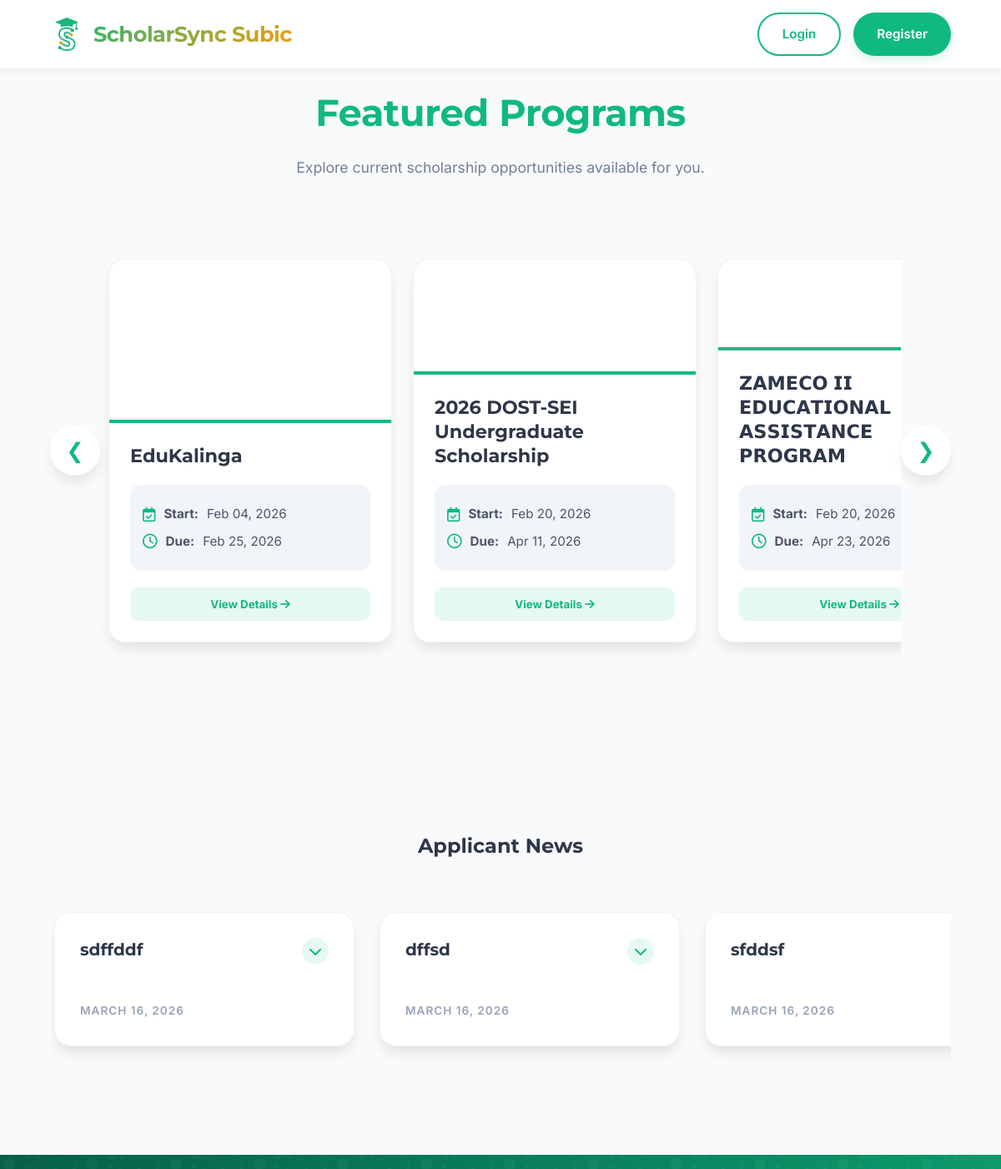
The app's page / (upper part), older data.
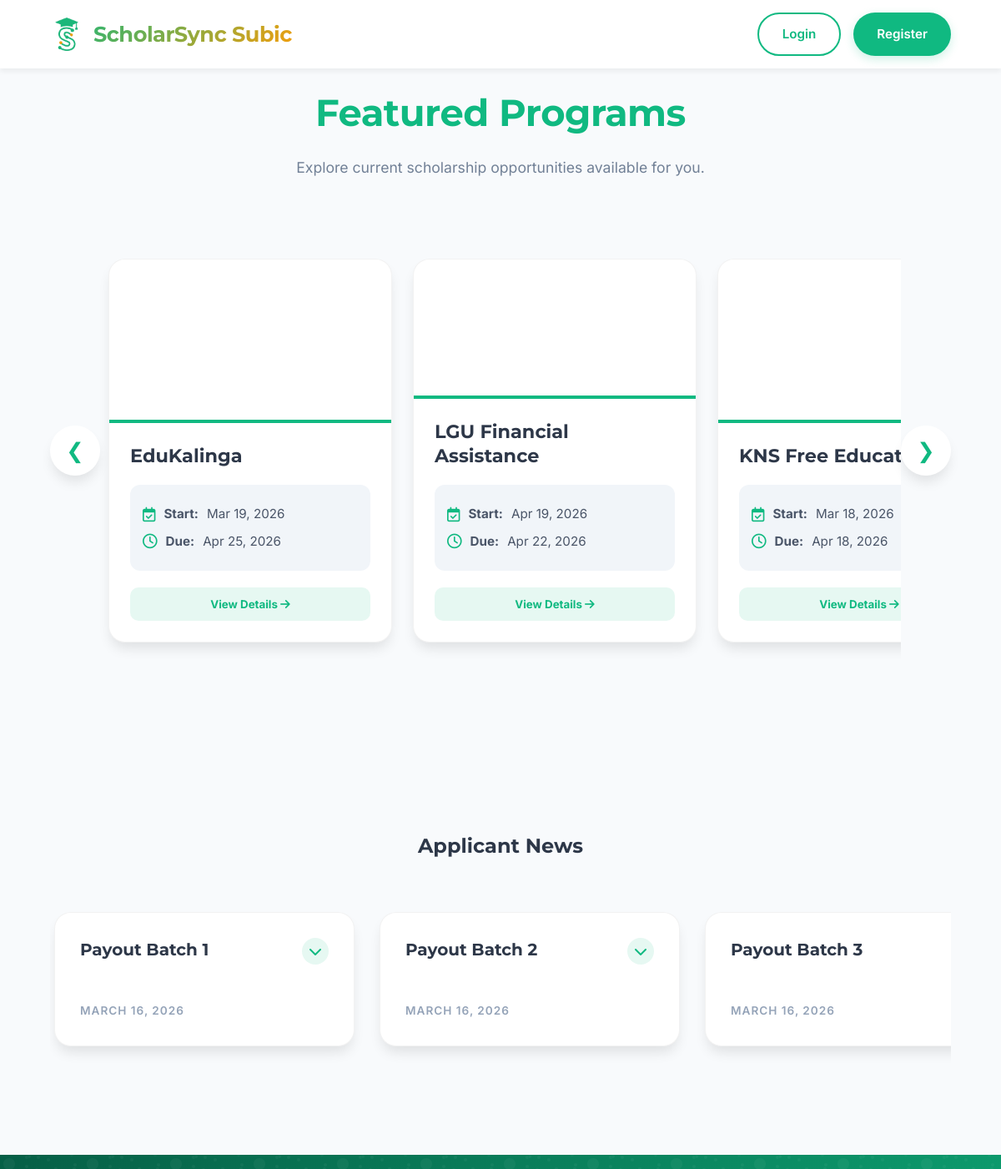
The same page, newer data.
### home/models.py (models this page shows, shortened)
class Program(models.Model):
    program_id = models.AutoField(primary_key=True)
    program_name = models.CharField(max_length=100)
    requirements = models.TextField(blank=True, null=True)
    document_requirements = models.JSONField(default=list, blank=True)
    application_start_date = models.DateField(null=True, blank=True)
    application_end_date = models.DateField(null=True, blank=True)
    program_image = models.ImageField(upload_to='program_images/', blank=True, null=True)
    PROGRAM_TYPES = [
        ('Financial Assistance', 'Financial Assistance'),
        ('Scholarship', 'Scholarship'),
        ('Other', 'Other'),
    ]
    program_type = models.CharField(max_length=50, choices=PROGRAM_TYPES, default='Other')
    target_student_types = models.JSONField(default=list, blank=True)
    max_slots = models.IntegerField(default=0, help_text="Maximum number of applications allowed. 0 for unlimited.")
    is_active = models.BooleanField(default=True)

class Announcement(models.Model):
    announcement_id = models.AutoField(primary_key=True)
    title = models.CharField(max_length=200)
    content = models.TextField()
    image = models.ImageField(upload_to='announcements/', blank=True, null=True)
    is_active = models.BooleanField(default=True)
    created_at = models.DateTimeField(auto_now_add=True)
    updated_at = models.DateTimeField(auto_now=True)
    class Meta:
        ordering = ['-created_at']

### accounts/views.py (the view)
# urls.py: path('', views.landing_page_view, name='landing'),
def landing_page_view(request):
    try:
        active_programs = Program.objects.filter(is_active=True)
        from home.models import Announcement
        announcements = Announcement.objects.filter(is_active=True).order_by('-created_at')[:5]
    except Exception:
        active_programs = []
        announcements = []
    return render(request, 'accounts/landing_page.html', {
        'active_programs': active_programs,
        'announcements': announcements
    })

### accounts/templates/accounts/landing_page.html (shortened to what this page needs)
{% load static %}
<!DOCTYPE html>
<html>
<head>
    <link rel="stylesheet" href="https://cdnjs.cloudflare.com/ajax/libs/font-awesome/6.0.0/css/all.min.css">
    <link rel="stylesheet" href="{% static 'accounts/landing_page.css' %}">
</head>
<body>
    <header class="landing-header">
        <div class="landing-logo">
            <img src="{% static 'accounts/favicon.png' %}" alt="ScholarSync Logo">
            ScholarSync Subic
        </div>
        <div class="landing-nav">
            <a href="{% url 'accounts:login' %}" class="btn-landing btn-outline-landing">Login</a>
            <a href="{% url 'accounts:register' %}" class="btn-landing btn-primary-landing">Register</a>
        </div>
    </header>
    <div class="landing-container">
        <section id="featured-programs" class="featured-programs-section">
            <div class="section-title">
                <h2>Featured Programs</h2>
                <p>Explore current scholarship opportunities available for you.</p>
            </div>
            {% if active_programs %}
            <div class="fp-carousel-wrapper">
                <button class="fp-carousel-btn fp-prev-btn" id="fp-prev">&#10094;</button>
                <div class="fp-carousel-container" id="fp-track">
                    {% for program in active_programs %}
                    <div class="fp-card">
                        <div class="fp-card-inner">
                            <div class="fp-card-front">
                                {% if program.program_image %}
                                <div class="fp-card-img"
                                    style="background-image: url('{{ program.program_image.url }}');"></div>
                                {% else %}
                                <div class="fp-card-img" style="background: linear-gradient(135deg, #10B981, #059669);">
                                </div>
                                {% endif %}
                                <div class="fp-card-content">
                                    <h3>{{ program.program_name }}</h3>
                                    <div class="fp-dates">
                                        <p><i class="fa-regular fa-calendar-check"></i> <strong>Start:</strong> {{ program.application_start_date|date:"M d, Y" }}</p>
                                        <p><i class="fa-regular fa-clock"></i> <strong>Due:</strong> {{ program.application_end_date|date:"M d, Y" }}</p>
                                    </div>
                                    <button class="fp-flip-btn">View Details <i
                                            class="fa-solid fa-arrow-right"></i></button>
                                </div>
                            </div>
                            <div class="fp-card-back">
                                <h3>{{ program.program_name }}</h3>
                                <div class="fp-back-content">
                                    <h4>Requirements & Description:</h4>
                                    <p>{{ program.requirements|linebreaksbr }}</p>
                                </div>
                                <div class="fp-back-actions">
                                    <button class="fp-flip-back-btn">
                                        Back</button>
                                    <a href="{% url 'accounts:register' %}"
                                        class="btn-landing btn-primary-landing">Apply Now</a>
                                </div>
                            </div>
                        </div>
                    </div>
                    {% endfor %}
                </div>
                <button class="fp-carousel-btn fp-next-btn" id="fp-next">&#10095;</button>
            </div>
            {% endif %}
        </section>
        <section class="student-news-section">
            <h2 class="section-heading" style="text-align: center; margin-bottom: 50px;">Applicant News</h2>
            {% if announcements %}
            <div class="news-grid">
                {% for item in announcements %}
                <div class="news-side">
                    <div class="news-card" onclick="toggleNews(this)">
                        <div class="news-card-body">
                            <div class="news-header">
                                <h3>{{ item.title }}</h3>
                                <div class="expand-icon">
                                    <i class="fas fa-chevron-down"></i>
                                </div>
                            </div>
                            <div class="news-meta">
                                {{ item.created_at|date:"F d, Y" }}
                            </div>
                        </div>
                    </div>
                </div>
                {% endfor %}
            </div>
            {% endif %}
        </section>
        <section class="landing-hero">
        </section>
    </div>
</body>
</html>

Row changes from the older to the newer data that the page shows:
removed Program: program_name "2026 DOST-SEI Undergraduate Scholarship", application_start_date "Feb 20, 2026", application_end_date "Apr 11, 2026"
removed Program: program_name "𝗭𝗔𝗠𝗘𝗖𝗢 𝗜𝗜 𝗘𝗗𝗨𝗖𝗔𝗧𝗜𝗢𝗡𝗔𝗟 𝗔𝗦𝗦𝗜𝗦𝗧𝗔𝗡𝗖𝗘 𝗣𝗥𝗢𝗚𝗥𝗔𝗠", application_start_date "Feb 20, 2026", application_end_date "Apr 23, 2026"
changed Program "EduKalinga": application_start_date "Feb 04, 2026" → "Mar 19, 2026"; application_end_date "Feb 25, 2026" → "Apr 25, 2026"
now on this page (row edited): Program: program_name "LGU Financial Assistance", application_start_date "Apr 19, 2026", application_end_date "Apr 22, 2026"
added Program: program_name "KNS Free…", application_start_date "Mar 18, 2026", application_end_date "Apr 18, 2026"
changed Announcement: title "sdffddf" → "Payout Batch 1"
changed Announcement: title "dffsd" → "Payout Batch 2"
changed Announcement: title "sfddsf" → "Payout Batch 3"
